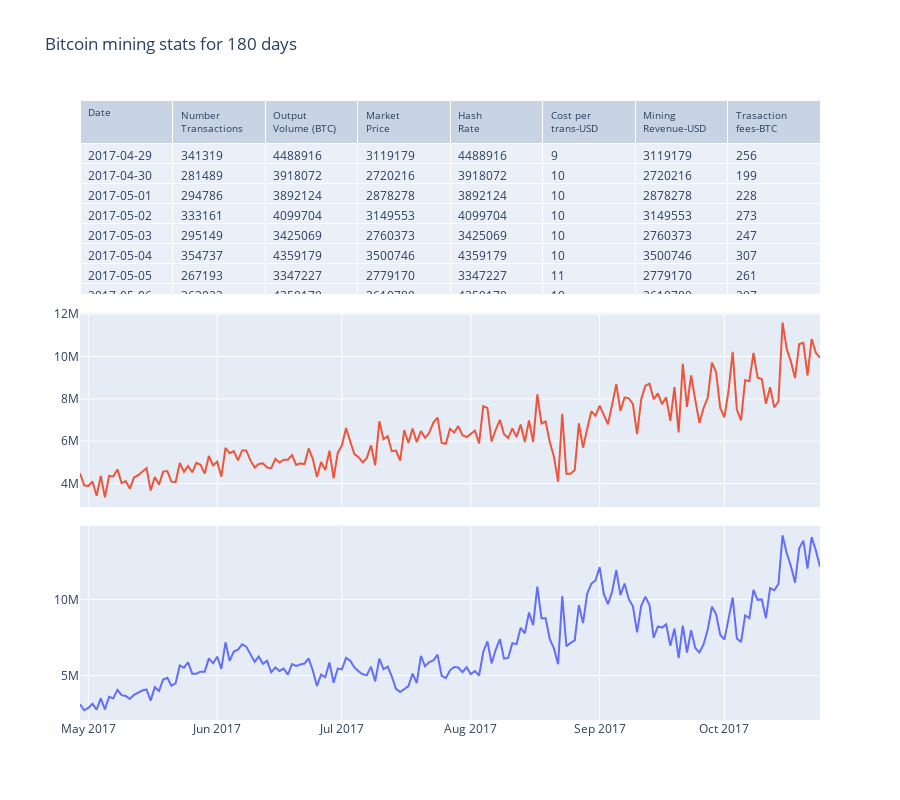

Source (notebook cell):
### Markdown cell above
### Basic subplots example

### Code cell
import plotly.graph_objects as go
from plotly.subplots import make_subplots

import pandas as pd
import re

df = pd.read_csv("https://raw.githubusercontent.com/plotly/datasets/master/Mining-BTC-180.csv")

for i, row in enumerate(df["Date"]):
    p = re.compile(" 00:00:00")
    datetime = p.split(df["Date"][i])[0]
    df.iloc[i, 1] = datetime

fig = make_subplots(
    rows=3, cols=1,
    shared_xaxes=True,
    vertical_spacing=0.03,
    specs=[[{"type": "table"}],
           [{"type": "scatter"}],
           [{"type": "scatter"}]]
)

fig.add_trace(
    go.Scatter(
        x=df["Date"],
        y=df["Mining-revenue-USD"],
        mode="lines",
        name="mining revenue"
    ),
    row=3, col=1
)

fig.add_trace(
    go.Scatter(
        x=df["Date"],
        y=df["Hash-rate"],
        mode="lines",
        name="hash-rate-TH/s"
    ),
    row=2, col=1
)

fig.add_trace(
    go.Table(
        header=dict(
            values=["Date", "Number<br>Transactions", "Output<br>Volume (BTC)",
                    "Market<br>Price", "Hash<br>Rate", "Cost per<br>trans-USD",
                    "Mining<br>Revenue-USD", "Trasaction<br>fees-BTC"],
            font=dict(size=10),
            align="left"
        ),
        cells=dict(
            values=[df[k].tolist() for k in df.columns[1:]],
            align = "left")
    ),
    row=1, col=1
)
fig.update_layout(
    height=800,
    showlegend=False,
    title_text="Bitcoin mining stats for 180 days",
)

fig.show()

### Figure 1 — Plotly figure (JSON) as saved in the notebook; plotly's stock layout.template omitted (floating-point values rounded to 4 significant figures; data arrays with more than 128 entries replaced by an {"elided": "..."} marker saying what was removed)
{"data": [{"mode": "lines", "name": "mining revenue", "type": "scatter", "x": {"elided": "179 str values"}, "xaxis": "x2", "y": {"elided": "179 int values"}, "yaxis": "y2"}, {"mode": "lines", "name": "hash-rate-TH/s", "type": "scatter", "x": {"elided": "179 str values"}, "xaxis": "x", "y": {"elided": "179 int values"}, "yaxis": "y"}, {"cells": {"align": "left", "values": {"elided": "8x179 mixed values"}}, "domain": {"x": [0, 1], "y": [0.6867, 1.0]}, "header": {"align": "left", "font": {"size": 10}, "values": ["Date", "Number<br>Transactions", "Output<br>Volume (BTC)", "Market<br>Price", "Hash<br>Rate", "Cost per<br>trans-USD", "Mining<br>Revenue-USD", "Trasaction<br>fees-BTC"]}, "type": "table"}], "layout": {"height": 800, "showlegend": false, "title": {"text": "Bitcoin mining stats for 180 days"}, "xaxis": {"anchor": "y", "domain": [0, 1], "matches": "x2", "showticklabels": false}, "xaxis2": {"anchor": "y2", "domain": [0, 1]}, "yaxis": {"anchor": "x", "domain": [0.3433, 0.6567]}, "yaxis2": {"anchor": "x2", "domain": [0, 0.3133]}}}
